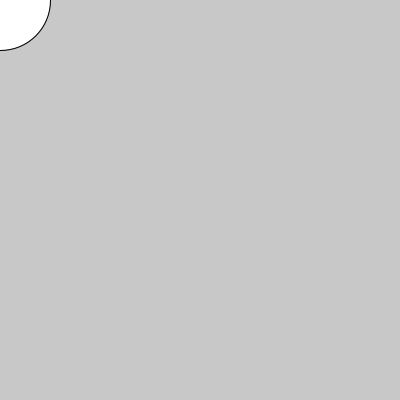
Frame 1 (no input)
Frame 60 (the mouse pressed at the canvas centre just before this capture): identical to frame 1, image omitted
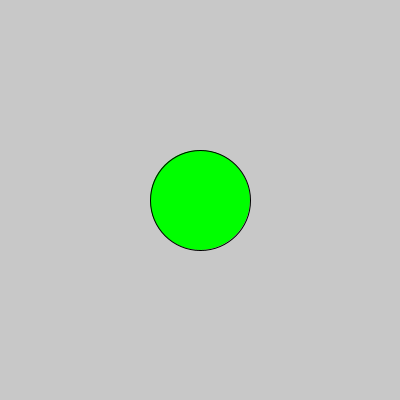
Frame 120 (the mouse held since frame 60 and released just before this capture)

The Processing sketch that drew these frames (run headless with seeded random() and noise(); from frame 60 on, the mouse is pressed at the canvas centre):

// Processing sketch: clase_04_18_2023_condicionales_ifelseiflese
// ── clase_04_18_2023_condicionales_ifelseiflese.pde
void setup() {
  size(400, 400);
}
void draw() {
  background(200);
  //line(width/2, 0, width/2, height);
  if (mouseX < 100) {
    fill(255);
    ellipse(mouseX, mouseY, 100, 100);
  } else if(mouseX < 200){
    fill(255, 0, 0);
    ellipse(mouseX, mouseY, 100, 100);
  } else if(mouseX < 300){
    fill(0, 255, 0);
    ellipse(mouseX, mouseY, 100, 100);
  } else {
    fill(0, 0, 255);
    ellipse(mouseX, mouseY, 100, 100);
  }
}
